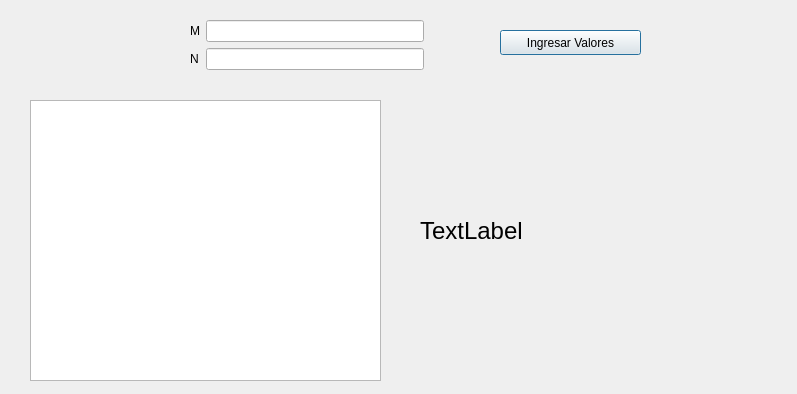
<?xml version="1.0" encoding="UTF-8"?>
<ui version="4.0">
 <class>Dialog</class>
 <widget class="QDialog" name="Dialog">
  <property name="geometry">
   <rect>
    <x>0</x>
    <y>0</y>
    <width>797</width>
    <height>394</height>
   </rect>
  </property>
  <property name="windowTitle">
   <string>Dialog</string>
  </property>
  <widget class="QTableWidget" name="tableWidget">
   <property name="geometry">
    <rect>
     <x>30</x>
     <y>100</y>
     <width>351</width>
     <height>281</height>
    </rect>
   </property>
  </widget>
  <widget class="QPushButton" name="pushButton">
   <property name="geometry">
    <rect>
     <x>500</x>
     <y>30</y>
     <width>141</width>
     <height>25</height>
    </rect>
   </property>
   <property name="text">
    <string>Ingresar Valores</string>
   </property>
  </widget>
  <widget class="QWidget" name="layoutWidget">
   <property name="geometry">
    <rect>
     <x>190</x>
     <y>20</y>
     <width>234</width>
     <height>58</height>
    </rect>
   </property>
   <layout class="QFormLayout" name="formLayout">
    <item row="0" column="0">
     <widget class="QLabel" name="label">
      <property name="text">
       <string>M</string>
      </property>
     </widget>
    </item>
    <item row="0" column="1">
     <widget class="QLineEdit" name="lineEdit"/>
    </item>
    <item row="1" column="0">
     <widget class="QLabel" name="label_2">
      <property name="text">
       <string>N</string>
      </property>
     </widget>
    </item>
    <item row="1" column="1">
     <widget class="QLineEdit" name="lineEdit_2"/>
    </item>
   </layout>
  </widget>
  <widget class="QLabel" name="label_3">
   <property name="geometry">
    <rect>
     <x>420</x>
     <y>210</y>
     <width>261</width>
     <height>41</height>
    </rect>
   </property>
   <property name="font">
    <font>
     <pointsize>18</pointsize>
    </font>
   </property>
   <property name="text">
    <string>TextLabel</string>
   </property>
  </widget>
 </widget>
 <resources/>
 <connections/>
</ui>
